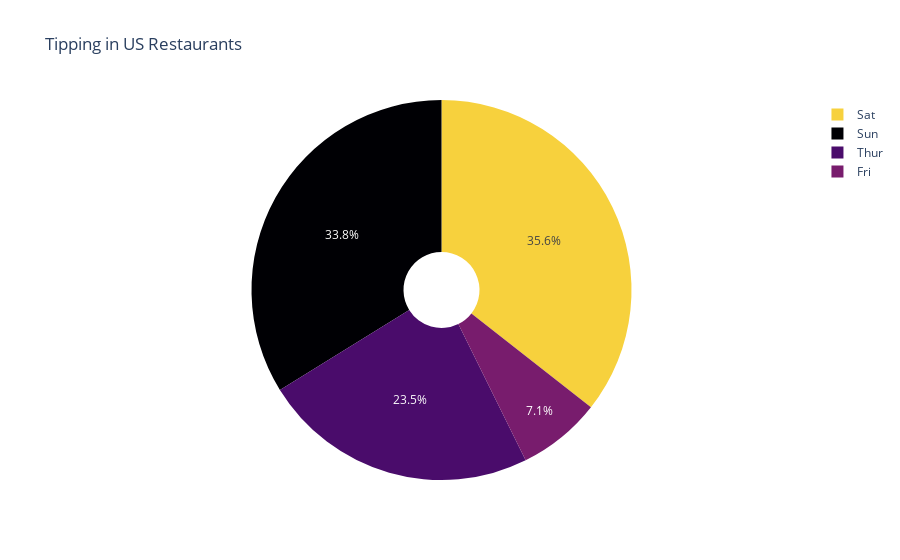

The cell this chart's notebook holds for it:
### Code cell
color_sequence = px.colors.sequential.Inferno

fig = px.pie(df_tips,
             values = 'tip',
             names = 'day', 
             hole=0.2,
             color = 'tip',
             color_discrete_sequence = color_sequence,
             title = "Tipping in US Restaurants")
fig.show()

### Figure 1 — Plotly figure (JSON) as saved in the notebook; plotly's stock layout.template omitted (floating-point values rounded to 4 significant figures; data arrays with more than 128 entries replaced by an {"elided": "..."} marker saying what was removed)
{"data": [{"customdata": {"elided": "244x1 float values"}, "domain": {"x": [0, 1], "y": [0, 1]}, "hole": 0.2, "hovertemplate": "day=%{label}<br>tip=%{customdata[0]}<extra></extra>", "labels": {"elided": "244 str values"}, "legendgroup": "", "marker": {"colors": {"elided": "244 str values"}}, "name": "", "showlegend": true, "type": "pie", "values": {"elided": "244 float values"}}], "layout": {"legend": {"tracegroupgap": 0}, "piecolorway": ["#000004", "#1b0c41", "#4a0c6b", "#781c6d", "#a52c60", "#cf4446", "#ed6925", "#fb9b06", "#f7d13d", "#fcffa4"], "title": {"text": "Tipping in US Restaurants"}}}
